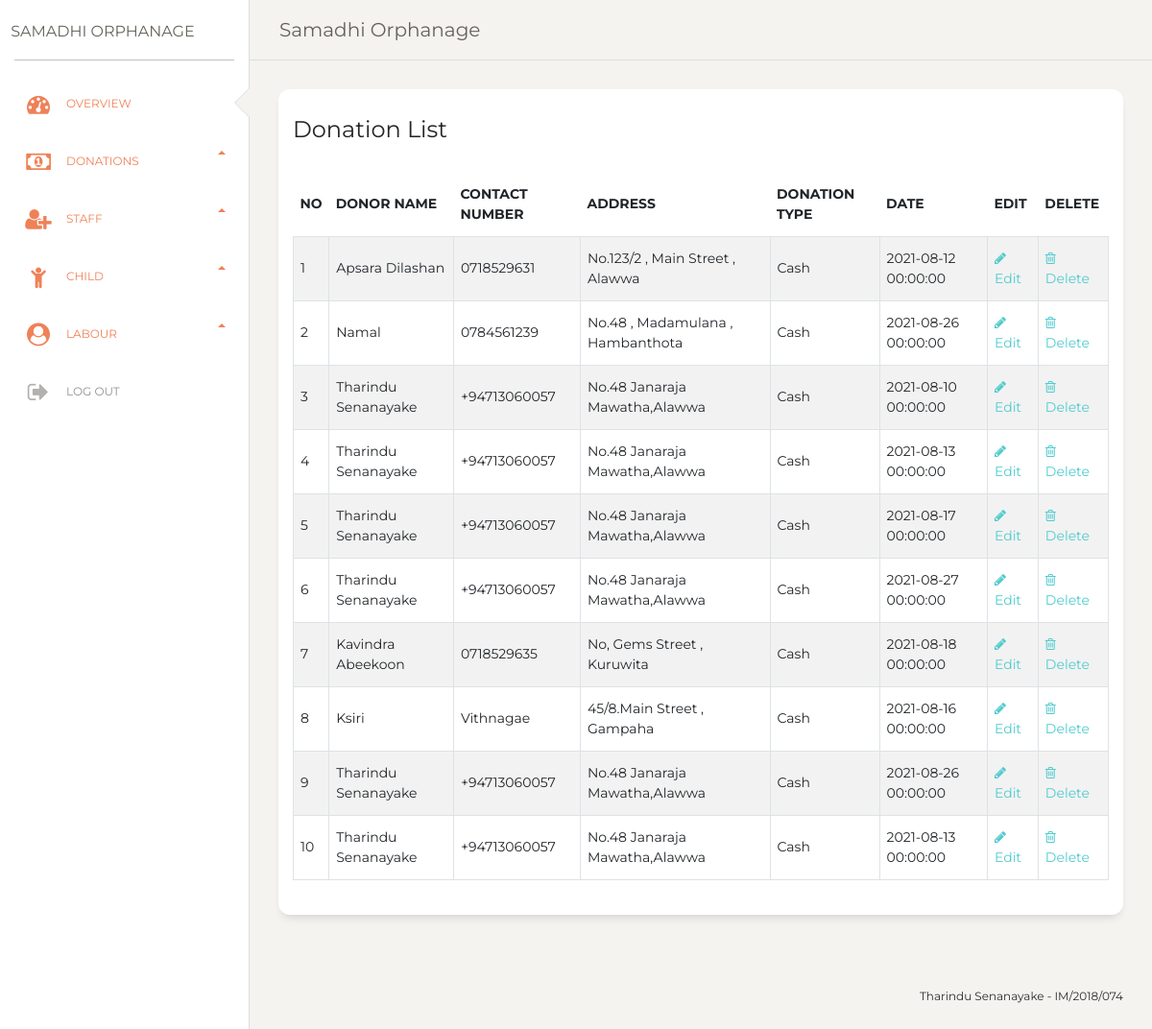
/viewdonation.php, run on the app's committed database.
### tables this page shows
CREATE TABLE `donars` (
  `donarId` int(11) NOT NULL,
  `donarName` varchar(50) NOT NULL,
  `contactNo` varchar(50) NOT NULL,
  `Address` varchar(50) NOT NULL,
  `donationType` varchar(50) NOT NULL,
  `cash` varchar(100) NOT NULL,
  `date` datetime NOT NULL
);

### viewdonation.php (the view, shortened to what this page needs)
<?php
include "include/db.php";
?>
<!DOCTYPE html>
<html lang="en">
<head>
  <link href="https://maxcdn.bootstrapcdn.com/font-awesome/latest/css/font-awesome.min.css" rel="stylesheet">
  <link href="./css/bootstrap.min.css" rel="stylesheet" />
<link href="./css/dashboard.css?v=2.0.1" rel="stylesheet" />
</head>
<body class="">
  <div class="wrapper ">
    <div class="sidebar" data-color="white" data-active-color="danger">
      <div class="logo">
        <a href="dashboard.php" class="simple-text logo-normal">
          Samadhi Orphanage
        </a>
      </div>
      <div class="sidebar-wrapper">
        <ul class="nav">
          <li class="active ">
            <a href="./dashboard.php">
              <i class="fa fa-tachometer"></i>
              <p>OverView</p>
            </a>
          </li>
          <li class="active">
            <a data-toggle="collapse" href="#componentsExamples" aria-expanded="true">
              <i class="fa fa-money"></i>
              Donations <b class="caret"></b>
            </a>
          <li class="active">
            <a data-toggle="collapse" href="#componentsExamples" aria-expanded="true">
              <i class="fa fa-user-plus"></i>
              Staff <b class="caret"></b>
            </a>
          <li class="active">
            <a data-toggle="collapse" href="#componentsExamples" aria-expanded="true">
              <i class="fa fa-child"></i>
              Child <b class="caret"></b>
            </a>
          <li class="active">
            <a data-toggle="collapse" href="#componentsExamples" aria-expanded="true">
              <i class="fa fa-user-circle"></i>
              Labour <b class="caret"></b>
            </a>
          <li class="active-pro">
          <a href="logout.php">
              <i class="fa fa-sign-out"></i>
              <p>Log Out</p>
            </a>
          </li>
        </ul>
      </div>
    </div>
    <div class="main-panel">
      <nav class="navbar navbar-expand-lg navbar-absolute fixed-top navbar-transparent">
        <div class="container-fluid">
          <div class="navbar-wrapper">
            <a class="navbar-brand" href="javascript:;">Samadhi Orphanage</a>
          </div>
        </div>
      </nav>
      <div class="content">
        <div class="row">
          <div class="col-md-12">
            <div class="card">
              <div class="card-header">
                <h4 class="card-title"> Donation List</h4>
              </div>
              <div class="card-body">
                <div class="table-responsive">
                  <table class="table table-bordered table-hover table-striped">
                    <thead>
                      <tr>
                        <th>NO</th>
                        <th>Donor Name</th>
                        <th>Contact Number</th>
                        <th>Address</th>
                        <th>Donation Type</th>
                        <th>Date</th>
                        <th>EDIT</th>
                        <th>Delete</th>
                      </tr>
                    </thead>
                    <tbody>
                      <?php
                      $i = 0;
                      $get_pro = "select *  from donars";
                      $run_pro = mysqli_query($conn, $get_pro);
                      while ($row_pro = mysqli_fetch_array($run_pro)) {
                        $fname = $row_pro['donarName'];
                        $cntcn = $row_pro['contactNo'];
                        $adrs = $row_pro['Address'];
                        $dtype = $row_pro['donationType'];
                        $date = $row_pro['date'];
                        $id   = $row_pro['donarId'];
                        $i++;
                      ?>
                        <tr>
                          <td><?php echo $i; ?></td>
                          <td><?php echo $fname; ?></td>
                          <td><?php echo $cntcn; ?></td>
                          <td><?php echo $adrs; ?></td>
                          <td><?php echo $dtype; ?></td>
                          <td><?php echo $date; ?></td>
                          <td>
                            <a href="editdonors.php?editdon=<?php echo $id; ?>">
                              <i class="fa fa-pencil"> </i> Edit
                            </a>
                          </td>
                          <td>
                            <a href="deletedonors.php?deletedon=<?php echo $id; ?>">
                              <i class="fa fa-trash-o"> </i> Delete
                            </a>
                          </td>
                        </tr>
                      <?php } ?>
                    </tbody>
                  </table>
                </div>
              </div>
            </div>
          </div>
        </div>
      </div>
      <footer class="footer footer-black  footer-white ">
        <div class="container-fluid">
          <div class="row">
            <nav class="footer-nav">
            </nav>
            <div class="credits ml-auto">
              <span class="copyright">
                Tharindu Senanayake - IM/2018/074
              </span>
            </div>
          </div>
        </div>
      </footer>
    </div>
  </div>
</body>
</html>

### data on the page
donars: donarName "Apsara Dilashan", contactNo "0718529631", Address "No.123/2 , Main Street , Alawwa", donationType "Cash", date "2021-08-12 00:00:00"
donars: donarName "Namal", contactNo "0784561239", Address "No.48 , Madamulana , Hambanthota", donationType "Cash", date "2021-08-26 00:00:00"
donars: donarName "Tharindu Senanayake", contactNo "+94713060057", Address "No.48 Janaraja Mawatha,Alawwa", donationType "Cash", date "2021-08-10 00:00:00"
donars: donarName "Tharindu Senanayake", contactNo "+94713060057", Address "No.48 Janaraja Mawatha,Alawwa", donationType "Cash", date "2021-08-13 00:00:00"
donars: donarName "Tharindu Senanayake", contactNo "+94713060057", Address "No.48 Janaraja Mawatha,Alawwa", donationType "Cash", date "2021-08-17 00:00:00"
donars: donarName "Tharindu Senanayake", contactNo "+94713060057", Address "No.48 Janaraja Mawatha,Alawwa", donationType "Cash", date "2021-08-27 00:00:00"
donars: donarName "Kavindra Abeekoon", contactNo "0718529635", Address "No, Gems Street , Kuruwita", donationType "Cash", date "2021-08-18 00:00:00"
donars: donarName "Ksiri", contactNo "Vithnagae", Address "45/8.Main Street , Gampaha", donationType "Cash", date "2021-08-16 00:00:00"
donars: donarName "Tharindu Senanayake", contactNo "+94713060057", Address "No.48 Janaraja Mawatha,Alawwa", donationType "Cash", date "2021-08-26 00:00:00"
donars: donarName "Tharindu Senanayake", contactNo "+94713060057", Address "No.48 Janaraja Mawatha,Alawwa", donationType "Cash", date "2021-08-13 00:00:00"
